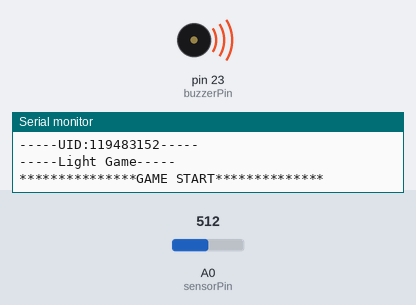
A sketch run on a simulated Arduino Mega 2560, built with avr-gcc and run on an emulated ATmega2560. On the bench: buzzer (waves = sounding), the last lines printed to the serial monitor. The test bench sets the inputs (shaded band); at power-on: A0 (sensorPin) = 512. Random numbers use the default seed unless the sketch sets one.

Above: at 2.1 s.
2.2 s: A0 (sensorPin) set to 716
At 9.1 s:
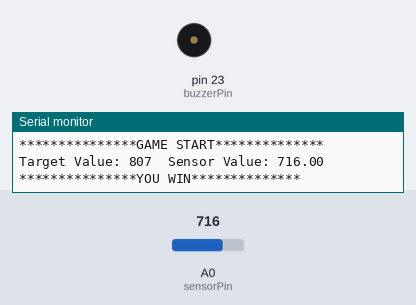
Timing chart, 0 to 10.6 s (numbered marks = the images above; inputs shaded):
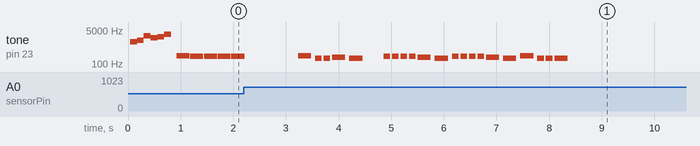

The sketch:

hamza_shahKhan_A4.ino
```cpp
/*
CMSC730 Assignment 4
University of Maryland, College Park
Fall 2023
Author: Hamza Shah Khan
UID: 119483152
Directory ID: hamzask@umd.edu
Link for output video: https://youtu.be/Ouv9SU5hysM
*/

#include "pitches.h"

int sensorPin = A0;   // select the input pin for the photoresistor
int buzzerPin = 23;      // select the pin for the Buzzder
float sensorValue = 0;  // variable to store the value coming from the sensor
int randomVal;
int toneChange;
int startTime;
int currentTime;

void winTone();
void toneTwo();
void checkKeyPress();
void startGame();
void startTone();

// notes in the melody:
int melody[] = {NOTE_C4, NOTE_G3, NOTE_G3, NOTE_A3, NOTE_G3, 0, NOTE_B3, NOTE_C4};
// note durations: 4 = quarter note, 8 = eighth note, etc.:
int noteDurations[] = {4, 8, 8, 4, 4, 4, 4, 4};

void setup() {
  Serial.begin(9600);
  pinMode(buzzerPin, OUTPUT);
  Serial.println("-----CMSC730 Assignment 4-----");
  Serial.println("-----Hamza Shah Khan-----");
  Serial.println("-----UID:119483152-----");
  Serial.println("-----Light Game-----");
  startGame();
}

void loop() {

  currentTime = millis();
  if(currentTime - startTime <10000){

    tone(buzzerPin, melody[0]-toneChange, 250);
    int pauseBetweenNotes = 250 * 1.0;// to distinguish the notes, set a minimum time between them. the note's duration + 30% seems to work well:
    delay(pauseBetweenNotes);
    noTone(buzzerPin);    // stop the tone playing:

    //Serial.print("Random Value: "+ String(randomVal));
    sensorValue = analogRead(sensorPin);
    //Serial.println("\tSensor Value: " + String(sensorValue));
    int isClose = randomVal - sensorValue;
    //Serial.print("\t Change:  " + String(isClose));

    if (abs(isClose)<150 && abs(isClose)>-150){ //Margin of +/-150
      for(int i=0;i<5;i++){
        analogWrite(buzzerPin,255);
        delay(100);
        analogWrite(buzzerPin,0);
        delay(100);}
      Serial.print("Target Value: "+ String(randomVal));
      Serial.println("\tSensor Value: " + String(sensorValue));
      Serial.println("\n\n***************YOU WIN**************\n");
      winTone();
      delay(1000);
      checkKeyPress();
      startGame();
      }
    else{
    toneChange = constrain(map(isClose,-2600,2600,-100,100),-100,100);
    //Serial.print("\t ToneChange:  " + String(toneChange) + "\n");
    delay(10);
    }
  }
  else{
    Serial.println("\n\n***************YOU LOSE**************\n");
    toneTwo();
    delay(1000);
    checkKeyPress();
    startGame();
  }
}

void winTone() {
  int melodyWin[] = { //tone array
    NOTE_C4, NOTE_G3, NOTE_G3, NOTE_A3, NOTE_G3, 0,
    NOTE_B3, NOTE_B3, NOTE_B3, NOTE_B3, NOTE_A3, NOTE_G3,
    NOTE_B3, NOTE_B3, NOTE_B3, NOTE_B3, NOTE_A3, NOTE_G3,
    NOTE_C4, NOTE_G3, NOTE_G3, NOTE_G3, 0};
  int noteDurationsWin[] = {4, 8, 8, 4, 4, 4, 8, 8, 8, 8, 4, 4, 8, 8, 8, 8, 4, 4, 4, 8, 8, 4, 4};
  for (int thisNote = 0; thisNote < 23; thisNote++) {
    int noteDuration = 1000 / noteDurationsWin[thisNote];
    tone(buzzerPin, melodyWin[thisNote], noteDuration); //play tone
    int pauseBetweenNotes = noteDuration * 1.30;
    delay(pauseBetweenNotes);//delay
    noTone(buzzerPin);//tone off
  }
}

void toneTwo() {
  int melody2[] = {NOTE_GS7, NOTE_DS8, NOTE_GS7, 0, NOTE_DS8, NOTE_DS8, 0, NOTE_GS7, NOTE_GS7};
  int noteDurations[] = {4, 8, 8, 4, 8, 8, 4, 4, 4};
  for (int thisNote = 0; thisNote < 9; thisNote++) {
    int noteDuration = 1000 / noteDurations[thisNote];
    tone(buzzerPin, melody2[thisNote], noteDuration);
    int pauseBetweenNotes = noteDuration * 1.30;
    delay(pauseBetweenNotes);
    noTone(buzzerPin);
  }
}

void checkKeyPress(){
  Serial.println("Press 'r' to reset game");
  while(Serial.available()==0 or Serial.available()!=0){
    char command = Serial.read();
    if (command == 'r') break;
  }
}

void startTone(){
  int melody2[] = {NOTE_E6, NOTE_G6, NOTE_E7, NOTE_C7, NOTE_D7, NOTE_G7};
  int noteDurations[] = {8, 8, 8, 8, 8, 8};
  for (int thisNote = 0; thisNote < 6; thisNote++) {
    int noteDuration = 1000 / noteDurations[thisNote];
    tone(buzzerPin, melody2[thisNote], noteDuration);
    delay(130);
    noTone(buzzerPin);
  }
  noTone(buzzerPin);
}

void startGame(){
  startTone();
  delay(100);
  randomVal = random(2000);
  startTime = millis();
  Serial.println("\n\n***************GAME START**************\n");
}
```

Measured:
- by itself, tone on pin 23 (buzzerPin): plays 262 Hz for 0.25 s, 196 Hz for 0.13 s, 196 Hz for 0.13 s, 220 Hz for 0.25 s, 196 Hz for 0.25 s, 247 Hz for 0.13 s … (21 notes in this stretch)
